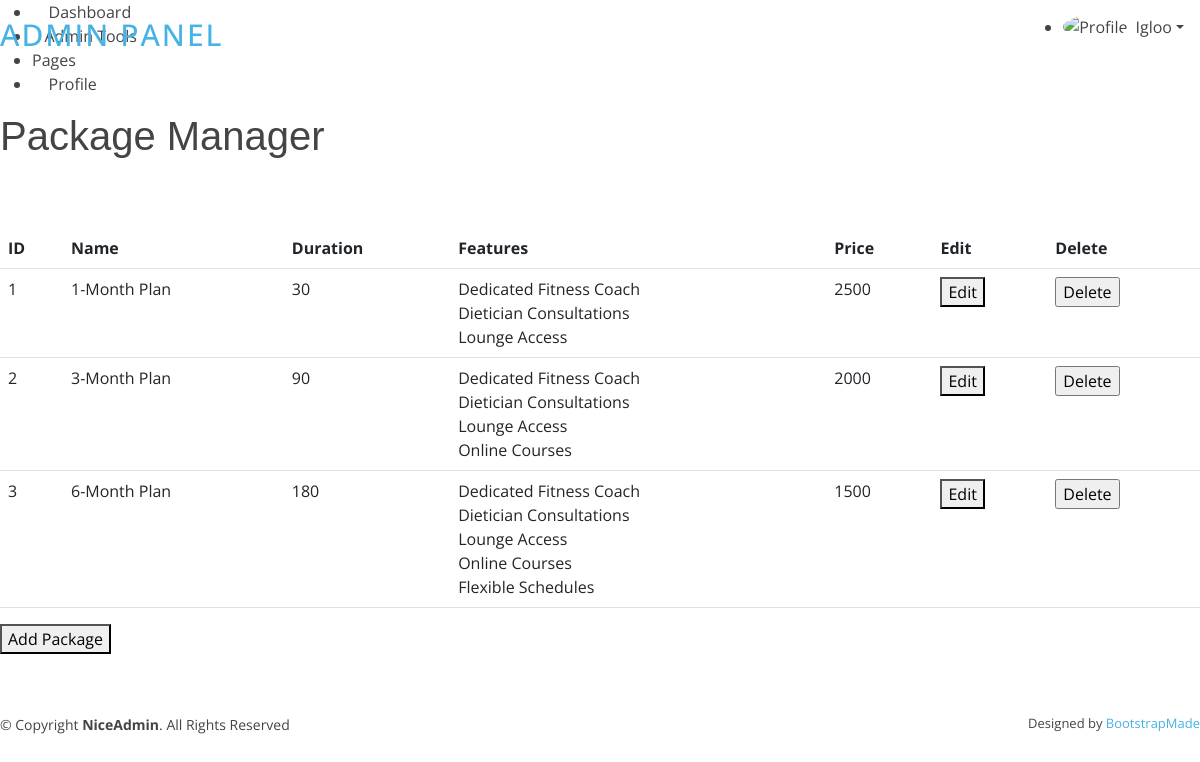
The app's page /admin/package (signed in), older data.
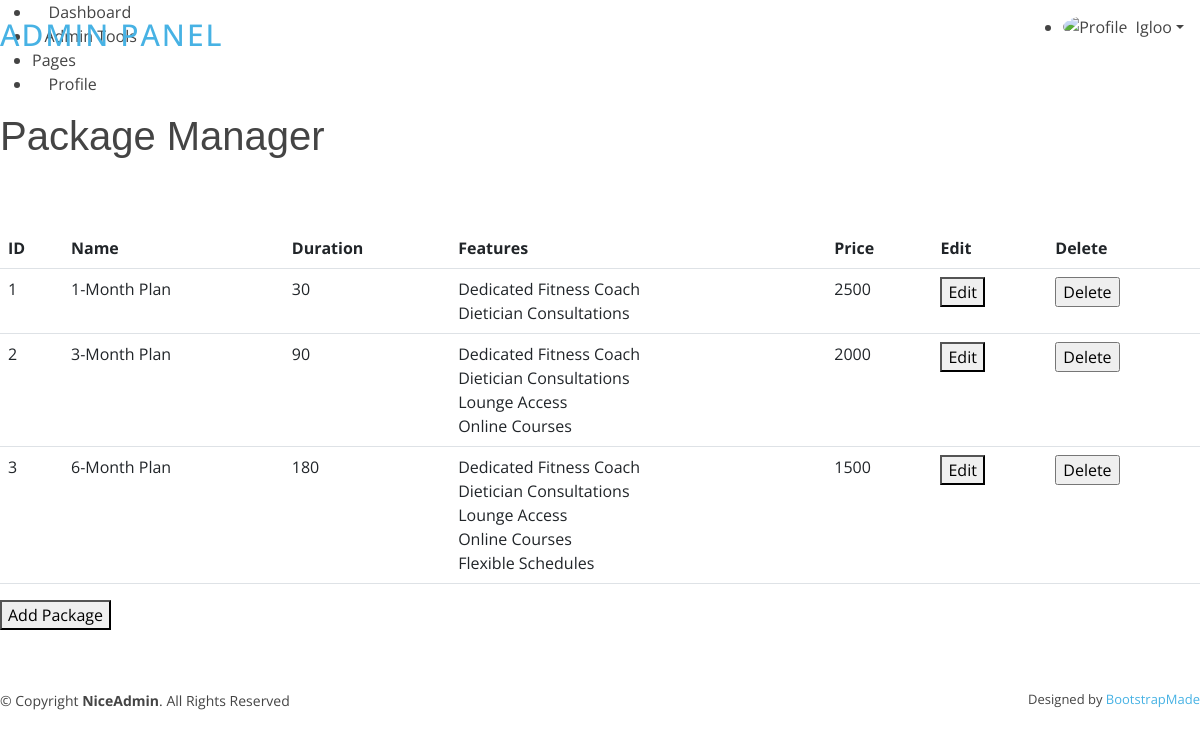
The same page, newer data.
### app.py (models this page shows, shortened)
class Package(db.Model):
    pkg_id = db.Column(db.Integer, primary_key=True, autoincrement=True)
    name = db.Column(db.String(20))
    duration = db.Column(db.Integer)
    feature_coach = db.Column(db.Boolean)
    feature_dietician = db.Column(db.Boolean)
    feature_lounge = db.Column(db.Boolean)
    feature_courses = db.Column(db.Boolean)
    feature_schedules = db.Column(db.Boolean)
    price = db.Column(db.Integer)

### app.py (the view)
@app.route("/admin/package")
def package_manager():
    admin = current_user
    if not isinstance(admin,Admin):
        return redirect(url_for('admin_login'))
    package_list = Package.query.all()
    return render_template('/admin/package.html',admin=admin,pkgs=package_list)

### app.py (called while the page is built)
@login_manager.user_loader
def load_user(user_id):
    admin = Admin.query.get(user_id)
    if admin is None:
        member = Members.query.get(user_id)
        if member is None:
            trainer = Trainers.query.get(user_id)
            return trainer  # Return the trainer user if found
        return member  # Return the regular member user if found
    return admin  # Return the admin user if found

### templates/admin/package.html (shortened to what this page needs)
{% extends "/admin/header.html" %}
{% block content %}
<div class="pagetitle">
  <h1>Package Manager</h1>
</div>
<section class="section dashboard">
  <div class="row">
    <div class="col">
      <table class="table">
        <thead>
          <tr>
            <th>ID</th>
            <th>Name</th>
            <th>Duration</th>
            <th>Features</th>
            <th>Price</th>
            <th>Edit</th>
            <th>Delete</th>
          </tr>
        </thead>
        <tbody>
          {% for pkg in pkgs %}
          <tr>
            <td id="pkgid">{{ pkg.pkg_id }}</td>
            <td>{{ pkg.name }}</td>
            <td>{{ pkg.duration }}</td>
            <td>
              {% if pkg.feature_coach %}Dedicated Fitness Coach<br>{% endif %}
              {% if pkg.feature_dietician %}Dietician Consultations<br>{% endif %}
              {% if pkg.feature_lounge %}Lounge Access<br>{% endif %}
              {% if pkg.feature_courses %}Online Courses<br>{% endif %}
              {% if pkg.feature_schedules %}Flexible Schedules<br>{% endif %}
            </td>
            <td>{{ pkg.price }}</td>
            <td><button id="{{pkg.pkg_id}}" onclick="editpkg(this.id)">Edit</button></td>
            <td>
              <form action="{{ url_for('delete_package') }}" method="post">
                <input type="submit" value="Delete"
                  onclick="return confirm('Are you sure you want to delete this entry?');" />
              </form>
            </td>
          </tr>
          {% endfor %}
        </tbody>
      </table>
    </div>
  </div>
  <div class="row">
    <div class="col-lg-4">
      <button id="addPackageButton">Add Package</button>
    </div>
  </div>
</section>
{% endblock %}

Row changes from the older to the newer data that the page shows:
changed Package "1-Month Plan": no longer shows "Lounge Access"
